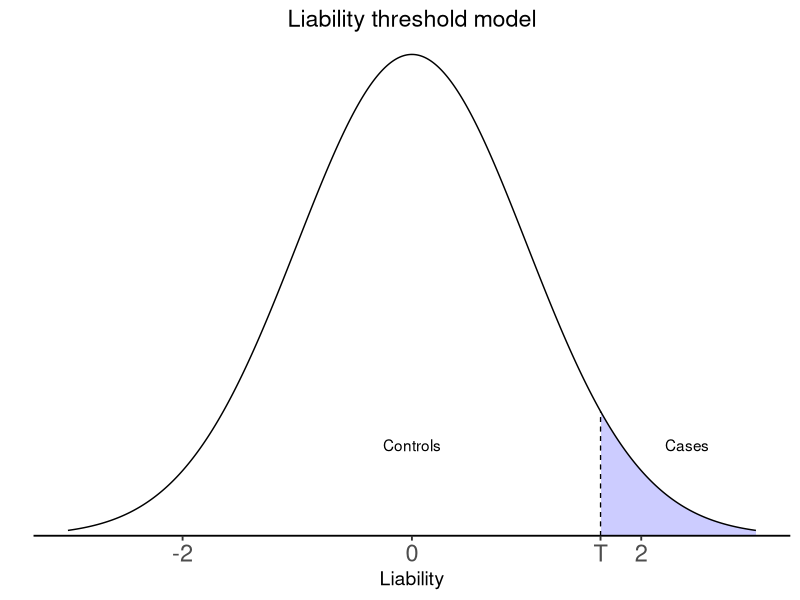
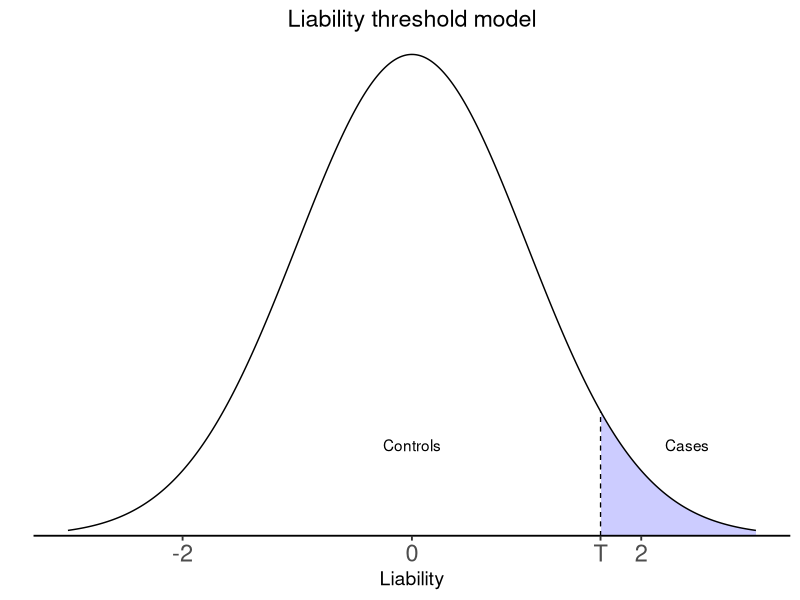

Here is the R script that generated these plots, in order:
library(dplyr)
library(ggplot2)

color_wrapped = function(x) {
  y = dnorm(x)
  y[x < qnorm(0.05, lower.tail = F)] <- NA
  return(y)
}

p1 <- ggplot(data = data.frame(x = c(-3, 3)), aes(x)) +
  stat_function(fun = color_wrapped, n = 10001, geom = "area", fill = "blue", alpha = 0.2) +
  stat_function(fun = dnorm, n = 10001) +
  ylab("") +
  scale_y_continuous(breaks = NULL,expand = c(0,0)) +
  scale_x_continuous(breaks = c(-2, 0, qnorm(0.05, lower.tail = F), 2), labels = c("-2","0", "T", "2")) +
  theme_classic(base_size = 14) +
  theme(plot.title = element_text(hjust = 0.5),
        axis.text.x = element_text(size = 17)) +
  labs(x = "Liability", title = "Liability threshold model") +
  geom_segment(x = qnorm(0.05, lower.tail = F),
               xend = qnorm(0.05, lower.tail = F),
               y = 0,
               yend = dnorm(qnorm(0.05, lower.tail = F)),
               size = .4,
               lty = "dashed") +
  annotate("text", label = "Cases", x = 2.4, y = 0.075) +
  annotate("text", label = "Controls", x = 0, y = 0.075) +
  coord_cartesian(ylim = c(0,dnorm(0)+0.01))

p1
setwd("U:/afhandling/methods")
ggsave(filename = "LTM.png",
       plot = p1,
       device = "png",
       width = 5,
       height = 3.5,
       dpi = 600)
